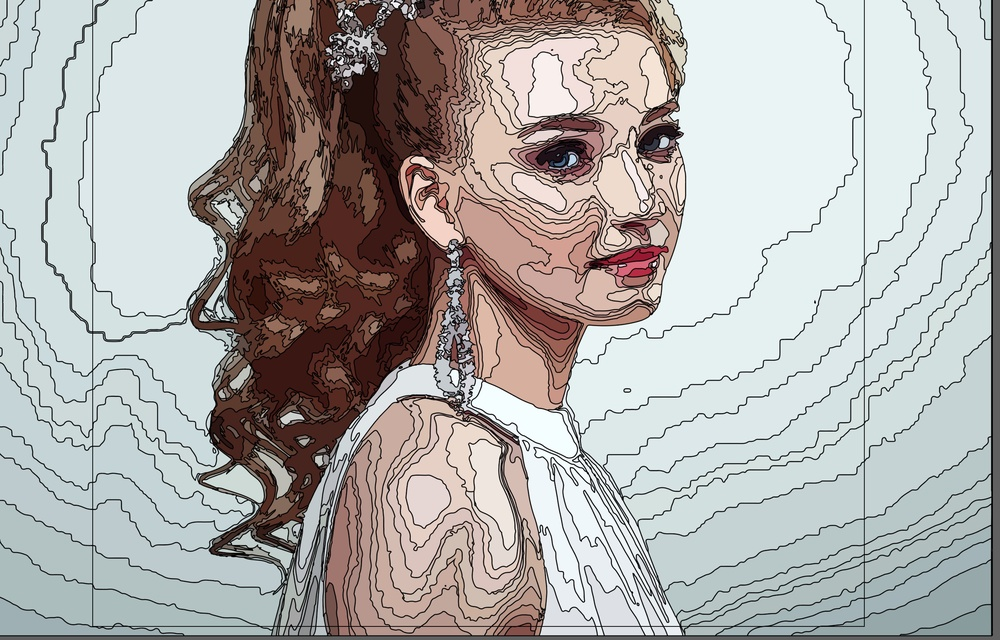
//> input picture WechatIMG714.jpeg, 1000 x 640 px, shrunk from 5308 x 3396 before the run
$ ./a WechatIMG714.jpeg   (built with g++ and OpenCV 4)
//> lines starting //> are read from the running program, lines starting //| are printed output that depends on the picture; after the words box and inside, x2 and y2 are one past the last pixel; in counts of white or black regions, pixels touching at a corner belong together
#include "opencv2/imgproc/imgproc.hpp"
#include "opencv2/highgui/highgui.hpp"

#include <iostream>

using namespace cv;
using namespace std;

Vec3b RandomColor(int value);  //生成随机颜色函数

int main( int argc, char* argv[] )
{
	Mat image=imread(argv[1]);    //载入RGB彩色图像
//> image is the input picture: 640 rows x 1000 cols, CV_8UC3; mean B, G, R 171.3, 173.4, 175.4
	imshow("Source Image",image);

	//灰度化，滤波，Canny边缘检测
	Mat imageGray;
	cvtColor(image,imageGray,CV_RGB2GRAY);//灰度转换
	//GaussianBlur(imageGray,imageGray,Size(3,3),1);   //高斯滤波
	GaussianBlur(imageGray,imageGray,Size(5,5),1);   //高斯滤波
	//GaussianBlur(imageGray,imageGray,Size(5,5),2);   //高斯滤波
	//GaussianBlur(imageGray,imageGray,Size(7,7),5);   //高斯滤波
	imshow("Gray Image",imageGray);
	Canny(imageGray,imageGray,0,255);
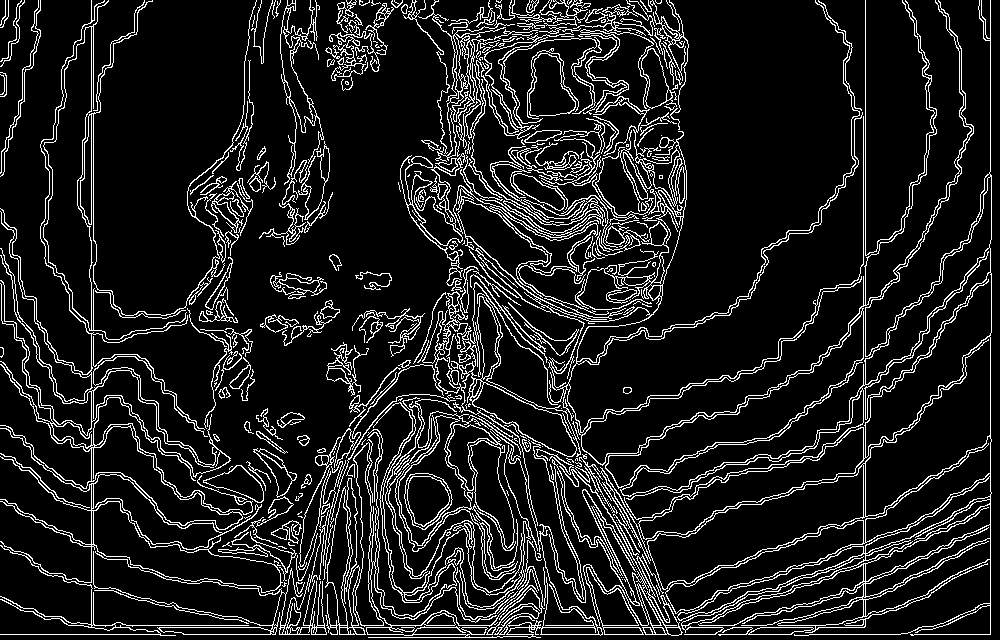
//> imageGray: 640 rows x 1000 cols, CV_8UC1; 11.7% white in thin lines or dots
	imshow("Canny Image",imageGray);

	//查找轮廓
	vector<vector<Point> > contours;
	vector<Vec4i> hierarchy;
	findContours(imageGray,contours,hierarchy,RETR_TREE,CHAIN_APPROX_SIMPLE,Point());
//> contours = 735 contours, 401 with area under 20; largest, box (x1, y1, x2, y2) and area: (620, 0, 992, 636) 35914, (485, 0, 972, 489) 11594, (647, 464, 864, 590) 10226, (605, 310, 864, 488) 8596, (43, 0, 187, 340) 8221
	Mat imageContours=Mat::zeros(image.size(),CV_8UC1);  //轮廓
	Mat marks(image.size(),CV_32S);   //Opencv分水岭第二个矩阵参数
	marks=Scalar::all(0);
	int index = 0;
	int compCount = 0;
	for( ; index >= 0; index = hierarchy[index][0], compCount++ )
	{
		//对marks进行标记，对不同区域的轮廓进行编号，相当于设置注水点，有多少轮廓，就有多少注水点
		drawContours(marks, contours, index, Scalar::all(compCount+1), 1, 8, hierarchy);
		drawContours(imageContours,contours,index,Scalar(255),1,8,hierarchy);
	}
//> this loop made 369 passes
//> index on passes 2 to 4: 2, 3, 5
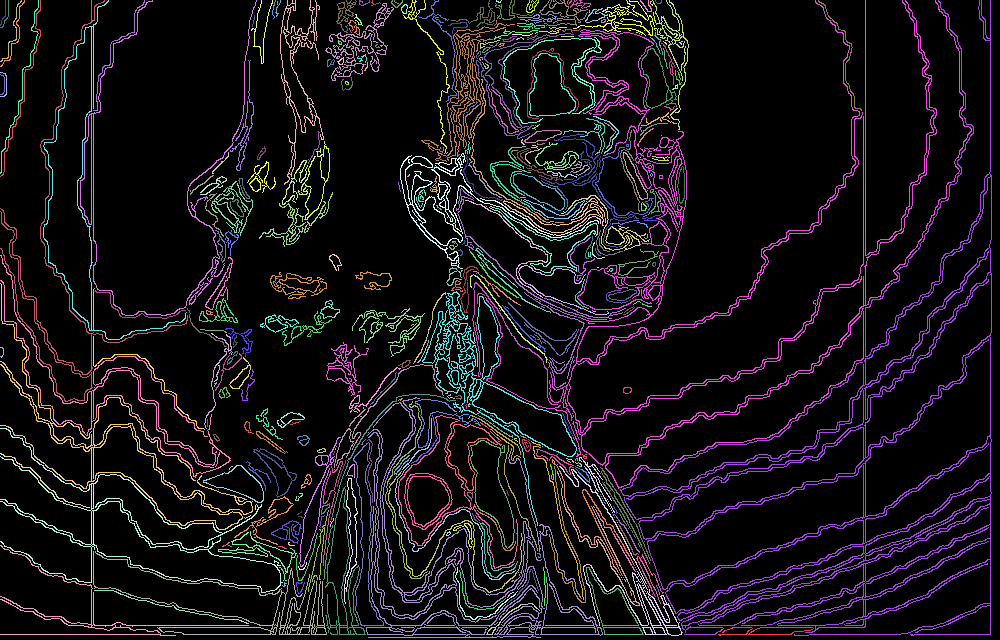
//> marks: 640 rows x 1000 cols, CV_32SC1; 370 distinct labels, from 0 to 369; one colour per label, 0 black
//> imageContours: 640 rows x 1000 cols, CV_8UC1; 11.7% white in thin lines or dots
//> after the loop, index = -1; compCount = 369

	//我们来看一下传入的矩阵marks里是什么东西
	Mat marksShows;
	convertScaleAbs(marks,marksShows);
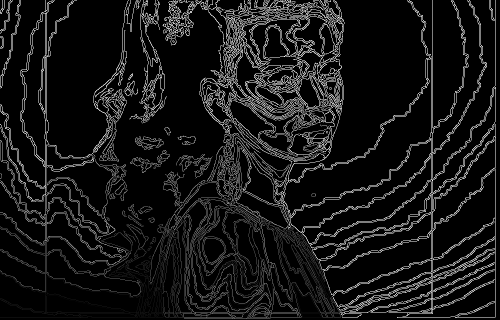
//> marksShows: 640 rows x 1000 cols, CV_8UC1 (shown at 1/2 size); min 0, max 255, mean 22.4
	imshow("marksShow",marksShows);
	imshow("contours",imageContours);
	watershed(image,marks);
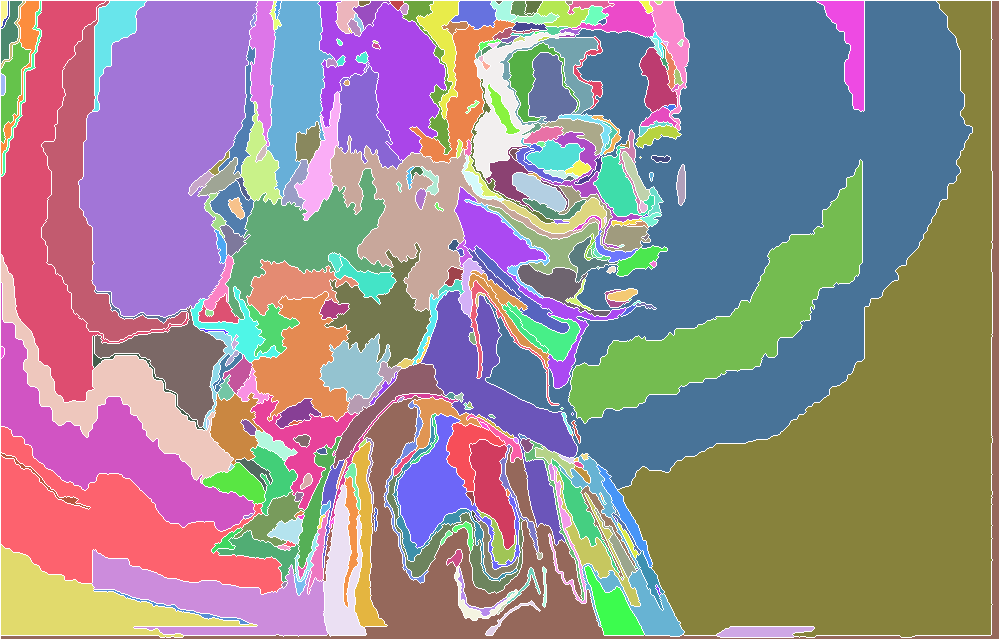
//> marks: 640 rows x 1000 cols, CV_32SC1; 370 distinct labels, from -1 to 369; one colour per label, 0 black, -1 white

	//我们再来看一下分水岭算法之后的矩阵marks里是什么东西
	Mat afterWatershed;
	convertScaleAbs(marks,afterWatershed);
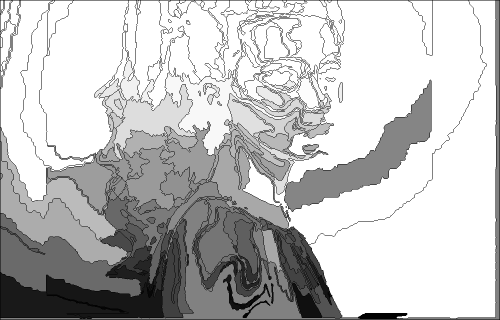
//> afterWatershed: 640 rows x 1000 cols, CV_8UC1 (shown at 1/2 size); min 1, max 255, mean 193.9
	imshow("After Watershed",afterWatershed);

	//对每一个区域进行颜色填充
	Mat PerspectiveImage=Mat::zeros(image.size(),CV_8UC3);
	for(int i=0;i<marks.rows;i++)
	{
		for(int j=0;j<marks.cols;j++)
		{
			int index=marks.at<int>(i,j);
			if(marks.at<int>(i,j)==-1)
			{
				PerspectiveImage.at<Vec3b>(i,j)=Vec3b(255,255,255);
			}
			else
			{
				PerspectiveImage.at<Vec3b>(i,j) =RandomColor(index);
			}
		}
	}
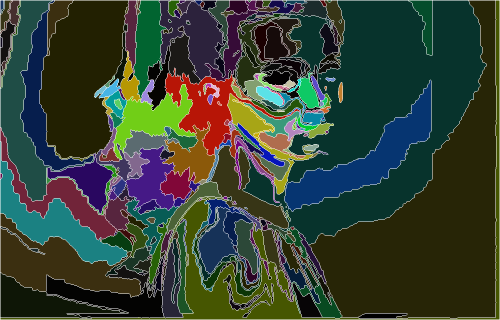
//> PerspectiveImage: 640 rows x 1000 cols, CV_8UC3 (shown at 1/2 size); mean B, G, R 51.2, 65.2, 52.7
//> after the loop, index = -1
	imshow("After ColorFill",PerspectiveImage);

	//分割并填充颜色的结果跟原始图像融合
	Mat wshed;
	addWeighted(image,0.4,PerspectiveImage,0.6,0,wshed);
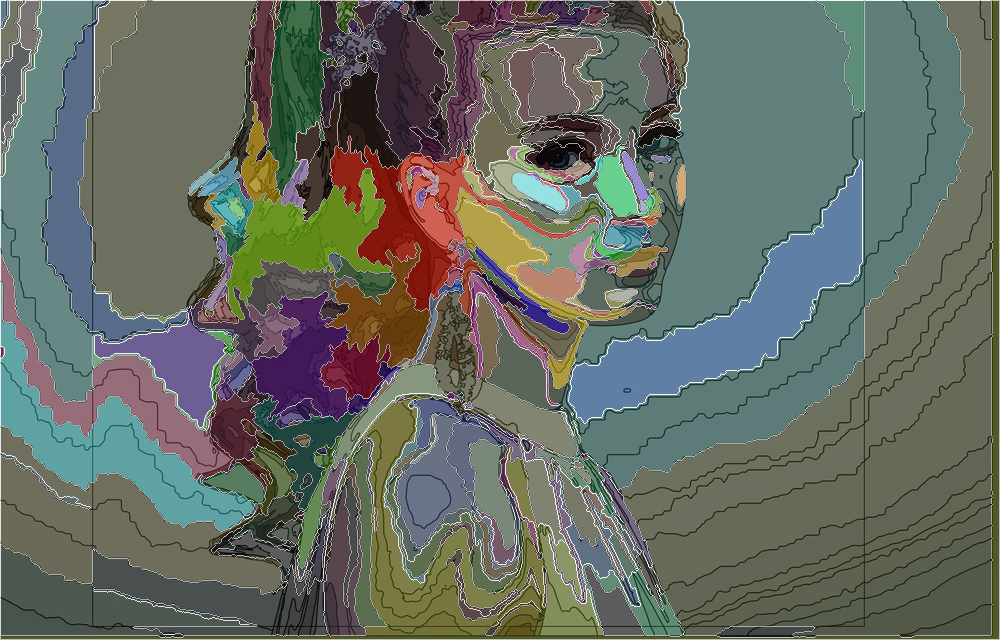
//> wshed: 640 rows x 1000 cols, CV_8UC3; mean B, G, R 99.2, 108.5, 101.8
	imshow("AddWeighted Image",wshed);

	waitKey();
}

Vec3b RandomColor(int value)
{
	value=value%255;  //生成0~255的随机数
	RNG rng;
	int aa=rng.uniform(0,value);
	int bb=rng.uniform(0,value);
	int cc=rng.uniform(0,value);
	return Vec3b(aa,bb,cc);
}

$ run again, on h2.jpeg
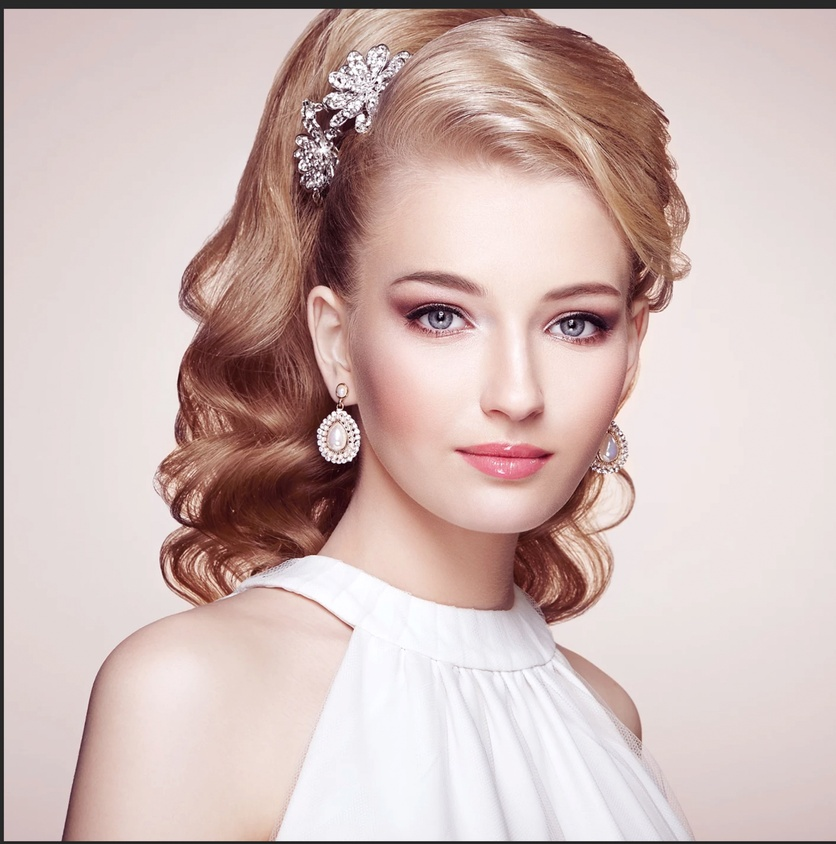
//> input picture h2.jpeg, 836 x 844 px, shrunk from 3028 x 3056 before the run
//> image is the input picture: 844 rows x 836 cols, CV_8UC3; mean B, G, R 183.2, 186.6, 208
//> contours = 316 contours, 198 with area under 20; largest, box (x1, y1, x2, y2) and area: (317, 403, 636, 576) 2106, (317, 408, 361, 464) 1752, (216, 191, 283, 314) 1363, (226, 221, 263, 280) 685, (383, 40, 546, 146) 595
//> the loop `for( ; index >= 0; index = hierarchy[index][0], compCount++ )` made 150 passes
//> index on passes 2 to 9: 1, 2, 3, 4, 5, 6, 8, 9
//> after the loop `for( ; index >= 0; index = hierarchy[index][0], compCount++ )`:
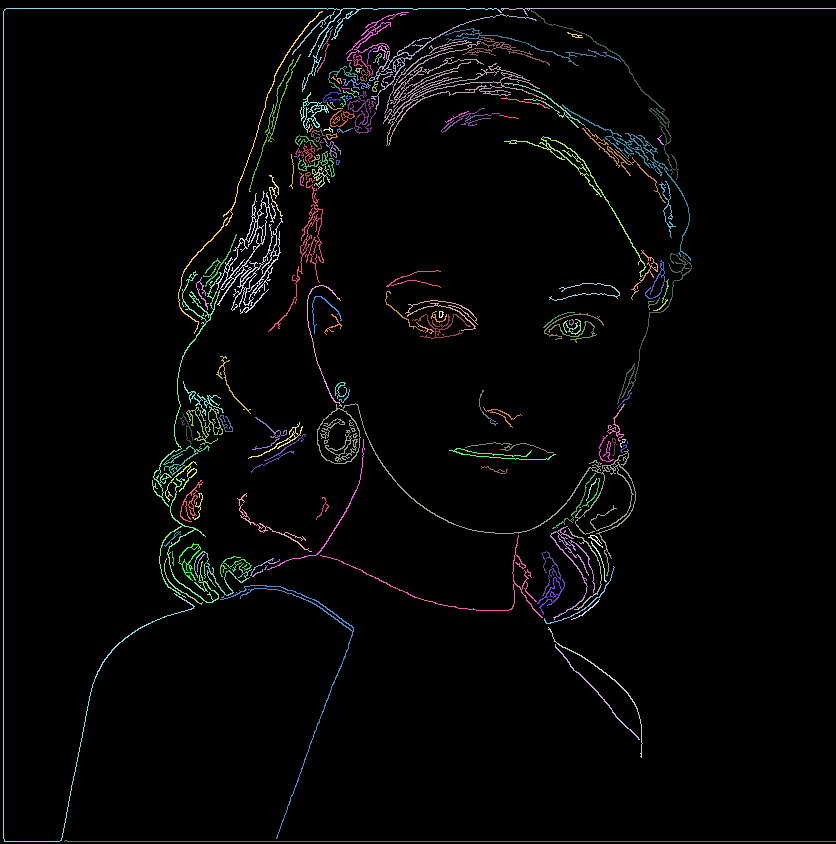
//> marks: 844 rows x 836 cols, CV_32SC1; 151 distinct labels, from 0 to 150; one colour per label, 0 black
//> after the loop `for( ; index >= 0; index = hierarchy[index][0], compCount++ )`: index = -1; compCount = 150
//> after the loop `for(int i=0;i<marks.rows;i++)`: index = -1
//> `addWeighted(image,0.4,PerspectiveImage,0.6,0,wshed);`:
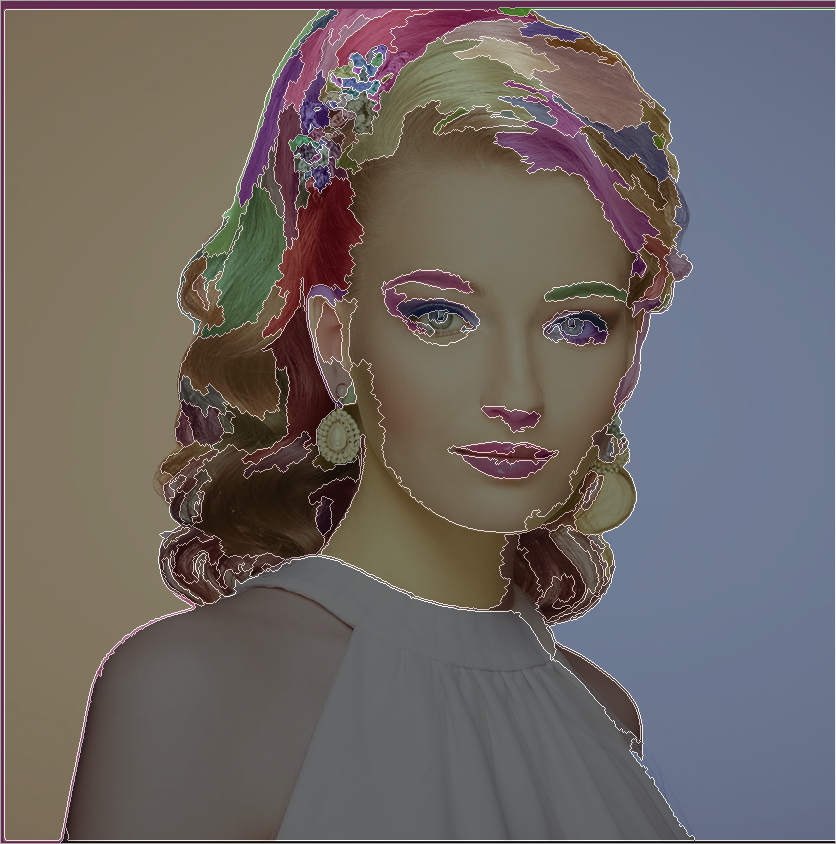
//> wshed: 844 rows x 836 cols, CV_8UC3; mean B, G, R 99.9, 102.1, 108.9

$ run again, on h.png
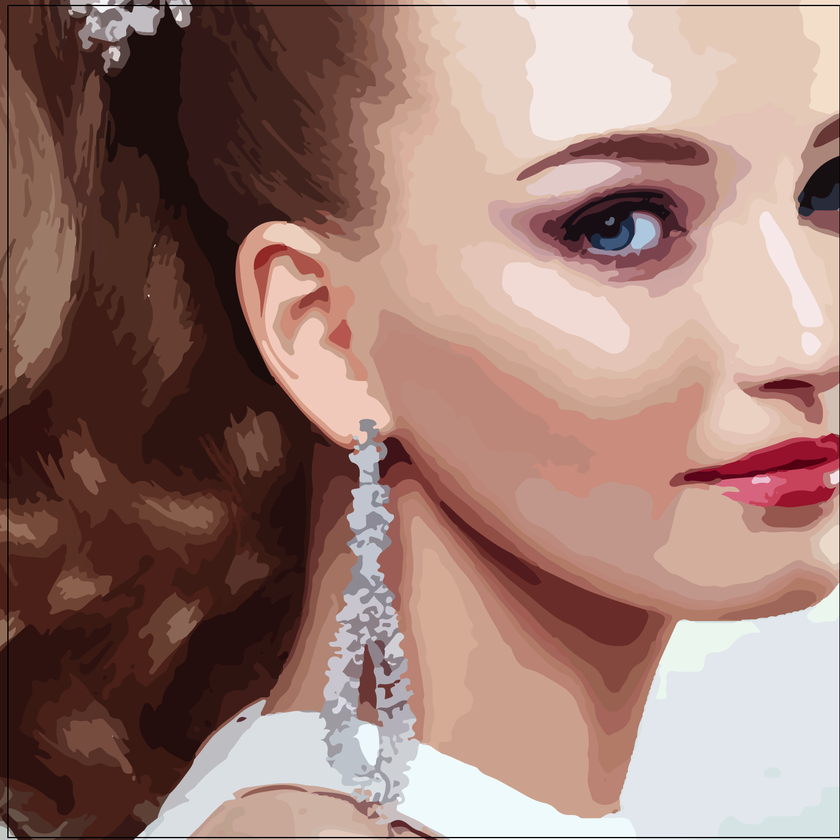
//> input picture h.png, 840 x 840 px, shrunk from 1378 x 1378 before the run
//> image is the input picture: 840 rows x 840 cols, CV_8UC3; mean B, G, R 115.2, 123.5, 155.9
//> contours = 100 contours, 33 with area under 20; largest, box (x1, y1, x2, y2) and area: (235, 221, 665, 693) 8668, (439, 500, 649, 647) 6446, (516, 133, 709, 181) 3952, (516, 133, 709, 181) 3896, (253, 243, 324, 318) 1469
//> the loop `for( ; index >= 0; index = hierarchy[index][0], compCount++ )` made 56 passes
//> index on passes 2 to 9: 1, 4, 6, 7, 8, 9, 11, 13
//> after the loop `for( ; index >= 0; index = hierarchy[index][0], compCount++ )`:
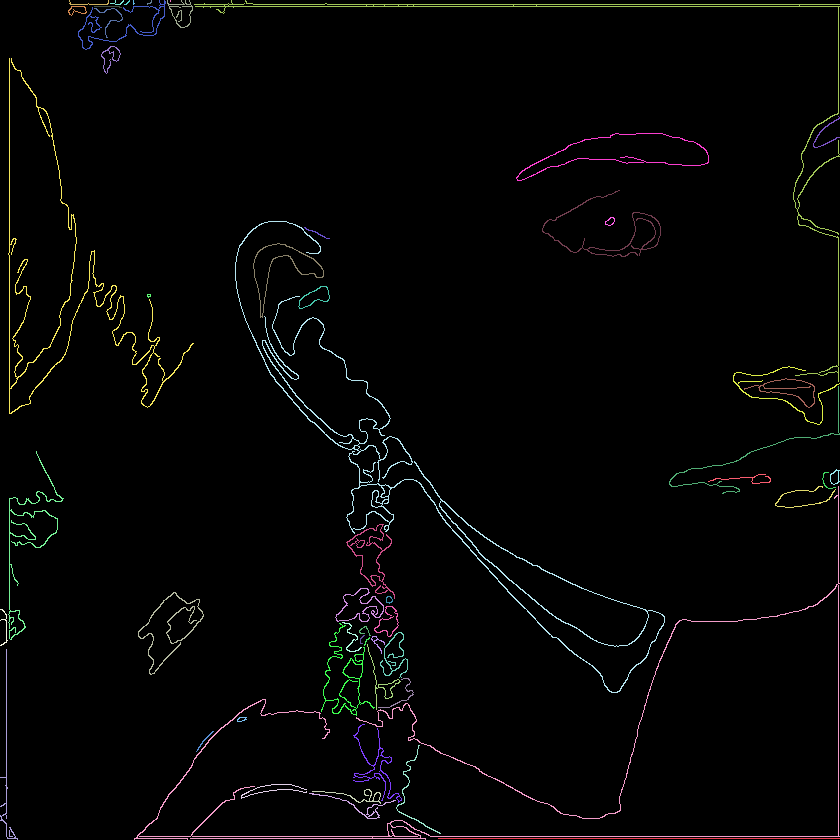
//> marks: 840 rows x 840 cols, CV_32SC1; 57 distinct labels, from 0 to 56; one colour per label, 0 black
//> after the loop `for( ; index >= 0; index = hierarchy[index][0], compCount++ )`: index = -1; compCount = 56
//> after the loop `for(int i=0;i<marks.rows;i++)`: index = -1
//> `addWeighted(image,0.4,PerspectiveImage,0.6,0,wshed);`:
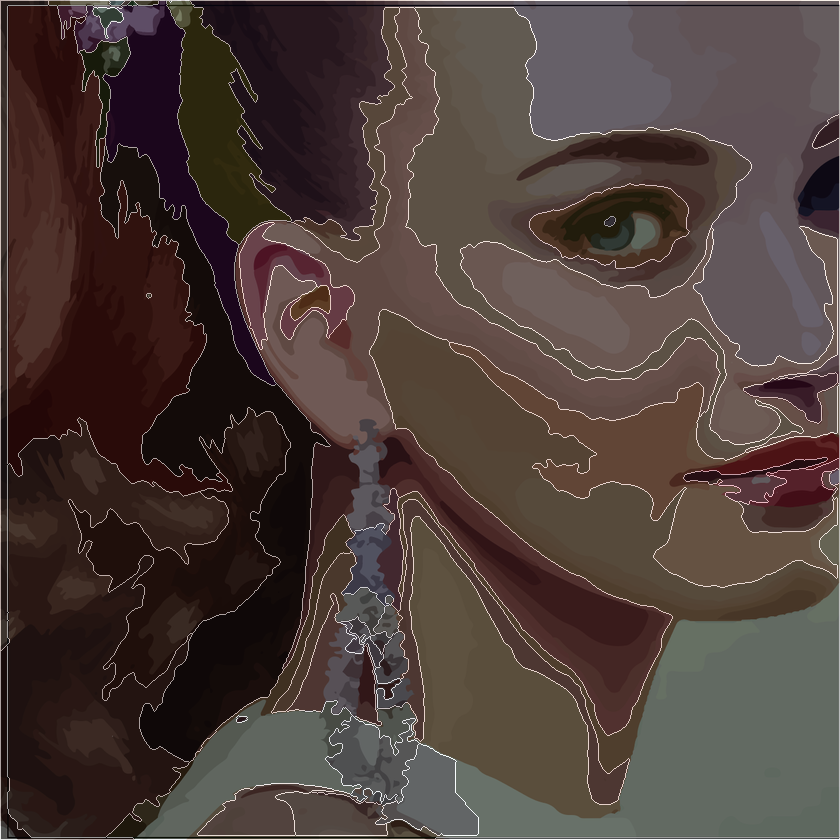
//> wshed: 840 rows x 840 cols, CV_8UC3; mean B, G, R 57, 61.5, 76.1
